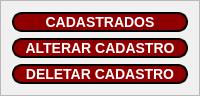
         <widget class="QFrame" name="frame_municipes">
          <property name="sizePolicy">
           <sizepolicy hsizetype="Preferred" vsizetype="Maximum">
            <horstretch>0</horstretch>
            <verstretch>0</verstretch>
           </sizepolicy>
          </property>
          <property name="maximumSize">
           <size>
            <width>16777215</width>
            <height>0</height>
           </size>
          </property>
          <property name="styleSheet">
           <string notr="true">background-color: rgb(240, 240, 240);</string>
          </property>
          <property name="frameShape">
           <enum>QFrame::StyledPanel</enum>
          </property>
          <property name="frameShadow">
           <enum>QFrame::Raised</enum>
          </property>
          <layout class="QVBoxLayout" name="verticalLayout_13">
           <item>
            <widget class="QPushButton" name="btn_municipes_cadastrados">
             <property name="cursor">
              <cursorShape>PointingHandCursor</cursorShape>
             </property>
             <property name="styleSheet">
              <string notr="true">QPushButton {
	color: rgb(255, 255, 255);
    
	background-color: rgb(144, 0, 0);
    border-style: outset;
    border-width: 2px;
    border-radius: 10px;
    border-color: black;
    font: bold 14px;

}

QPushButton:hover {
	background-color: rgb(238, 238, 0);
    border-style: inset;
	color: rgb(0, 0, 0);
}
QPushButton:pressed {
    background-color: red;
    border-style: inset;
}</string>
             </property>
             <property name="text">
              <string>CADASTRADOS</string>
             </property>
            </widget>
           </item>
           <item>
            <widget class="QPushButton" name="btn_alterar_municipes_cadastros">
             <property name="cursor">
              <cursorShape>PointingHandCursor</cursorShape>
             </property>
             <property name="styleSheet">
              <string notr="true">QPushButton {
	color: rgb(255, 255, 255);
    
	background-color: rgb(144, 0, 0);
    border-style: outset;
    border-width: 2px;
    border-radius: 10px;
    border-color: black;
    font: bold 14px;

}

QPushButton:hover {
	background-color: rgb(238, 238, 0);
    border-style: inset;
	color: rgb(0, 0, 0);
}
QPushButton:pressed {
    background-color: red;
    border-style: inset;
}</string>
             </property>
             <property name="text">
              <string>ALTERAR CADASTRO</string>
             </property>
            </widget>
           </item>
           <item>
            <widget class="QPushButton" name="btn_deletar_municipes_cadastrados">
             <property name="cursor">
              <cursorShape>PointingHandCursor</cursorShape>
             </property>
             <property name="styleSheet">
              <string notr="true">QPushButton {
	color: rgb(255, 255, 255);
    
	background-color: rgb(144, 0, 0);
    border-style: outset;
    border-width: 2px;
    border-radius: 10px;
    border-color: black;
    font: bold 14px;

}

QPushButton:hover {
	background-color: rgb(238, 238, 0);
    border-style: inset;
	color: rgb(0, 0, 0);
}
QPushButton:pressed {
    background-color: red;
    border-style: inset;
}</string>
             </property>
             <property name="text">
              <string>DELETAR CADASTRO</string>
             </property>
            </widget>
           </item>
          </layout>
         </widget>
